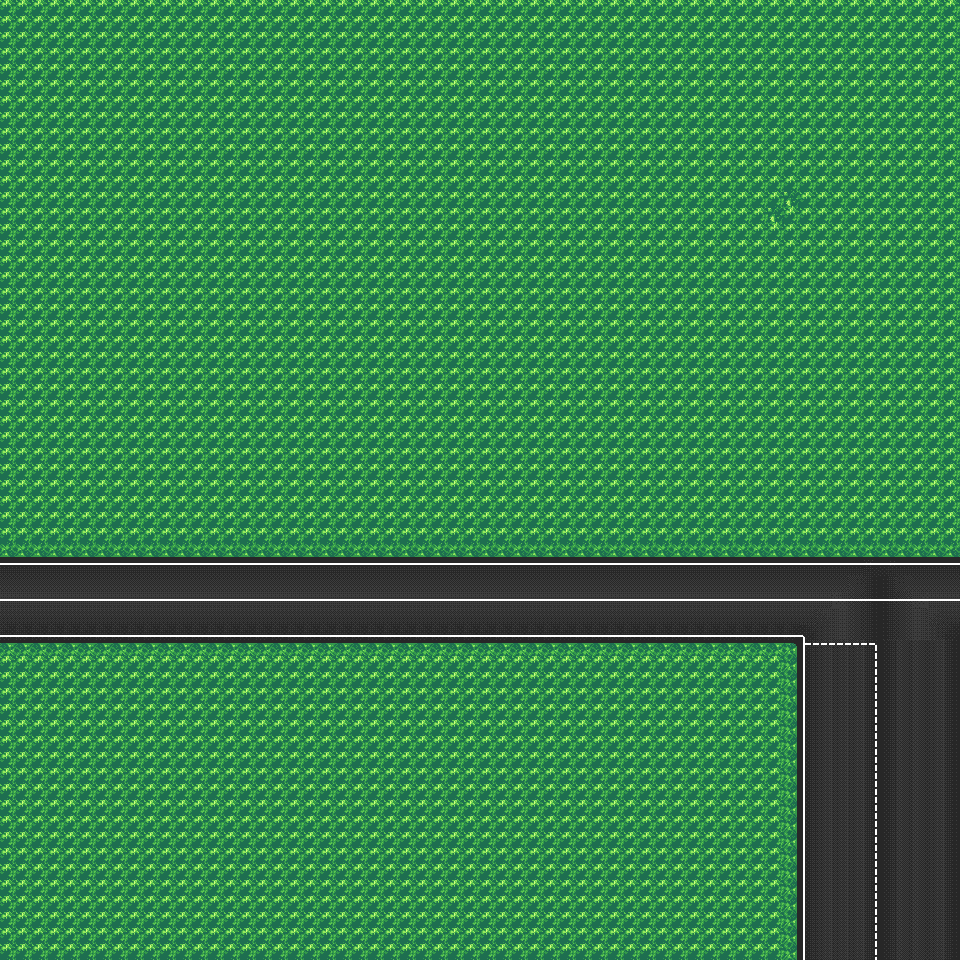

Tiled map render using the project's own tile images. Description and the map definition, with tile-layer contents summarised, below:
An orthogonal 60x60 tile map with 16x16 px tiles, 3 tile layers (roads, lines, on-lines), 2 tilesets.

<map version="1.10" tiledversion="1.11.2" orientation="orthogonal" renderorder="right-down" width="60" height="60" tilewidth="16" tileheight="16" infinite="0" nextlayerid="11" nextobjectid="1">
 <tileset firstgid="1" name="rotations" tilewidth="16" tileheight="16" tilecount="80" columns="10">
  <image source="../images/lines.png" width="160" height="128" />
 </tileset>
 <tileset firstgid="81" name="tiles" tilewidth="16" tileheight="16" tilecount="144" columns="12">
  <image source="../images/new-map.png" width="192" height="192" />
 </tileset>
 <layer id="6" name="roads" width="60" height="60">
  <data>[3600 cells, 3600 non-empty, 60 distinct tile ids]</data>
 </layer>
 <layer id="9" name="lines" width="60" height="60">
  <data>[3600 cells, 152 non-empty, 6 distinct tile ids]</data>
 </layer>
 <layer id="10" name="on-lines" width="60" height="60">
  <data>[3600 cells, 64 non-empty, 5 distinct tile ids]</data>
 </layer>
</map>
